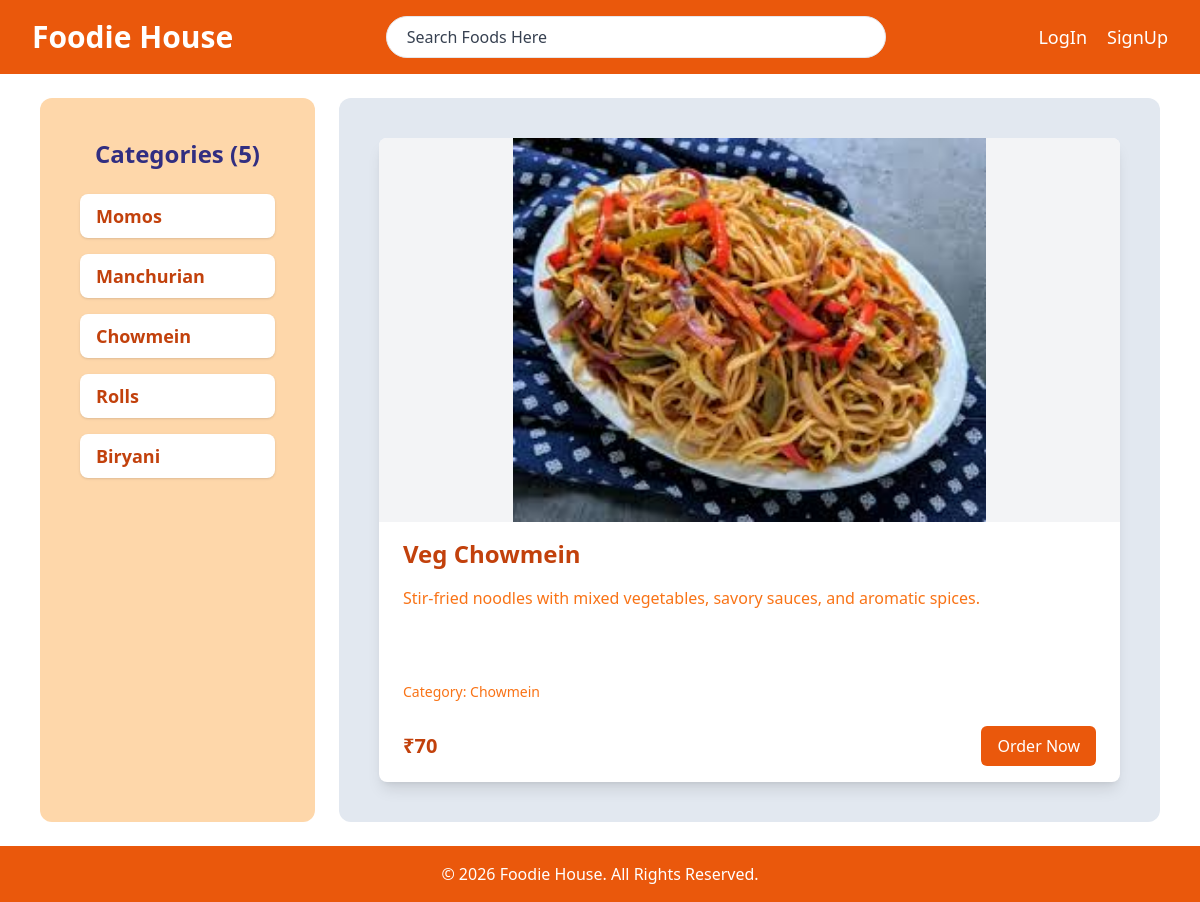
Page /products/3/ on the committed database.
### foodie/models.py (models this page shows, shortened)
class Category(models.Model):
    title = models.CharField(max_length=100)
    description = models.TextField()
    def __str__(self):
        return self.title

class Product(models.Model):
    image = models.ImageField(upload_to="images/")
    name = models.CharField(max_length=100)
    description = models.TextField()
    price = models.IntegerField()
    category = models.ForeignKey(Category, on_delete=models.CASCADE)

### foodie/views.py (the view)
# urls.py: path("products/<int:product_id>/", productView, name="viewProduct"),
def productView(request, product_id):
    data = {}
    data["product"] = Product.objects.get(id=product_id)
    data["categories"] = Category.objects.all()
    return render(request, "productView.html", data)

### foodie/templates/productView.html (shortened to what this page needs)
<!DOCTYPE html>
<html lang="en">
<head>
    <script src="https://cdn.tailwindcss.com"></script>
</head>
<body class="flex flex-col min-h-screen">
    {% include "header.html" %}
    <main class="flex flex-col md:flex-row flex-grow px-4 md:px-10 py-6 gap-6">
        <aside class="w-full md:w-3/12 bg-orange-200 p-5 md:p-10 rounded-lg md:rounded-xl">
            <h2 class="text-2xl font-semibold text-indigo-900 mb-6 text-center">
                Categories ({{ categories|length }})
            </h2>
            <div class="flex flex-col gap-3 md:gap-4">
                {% for category in categories %}
                <a href="#"
                   class="text-orange-700 font-semibold text-lg bg-white px-4 py-2 rounded-lg shadow hover:bg-gray-200 hover:text-black">
                    {{ category.title }}
                </a>
                {% endfor %}
            </div>
        </aside>
        <section class="w-full md:w-9/12 bg-slate-200 p-5 md:p-10 rounded-lg md:rounded-xl">
            <div class="bg-white rounded-lg shadow-lg overflow-hidden max-w-4xl mx-auto">
                <div class="flex items-center justify-center h-80 md:h-96 bg-gray-100">
                    <img src="{{ product.image.url }}" alt="{{ product.name }}" class="h-full object-contain">
                </div>
                <div class="px-6 py-4 flex flex-col gap-4">
                    <h1 class="text-orange-700 text-2xl font-bold">
                        {{ product.name }}
                    </h1>
                    <p class="text-orange-500 text-sm md:text-base h-20 overflow-hidden">
                        {{ product.description }}
                    </p>
                    <p class="text-orange-500 text-sm font-medium">
                        Category: {{ product.category }}
                    </p>
                    <div class="flex items-center justify-between mt-2">
                        <span class="text-orange-700 font-bold text-xl">
                            ₹{{ product.price }}
                        </span>
                        <button class="bg-orange-600 text-white px-4 py-2 rounded-md hover:bg-orange-700 transition">
                            Order Now
                        </button>
                    </div>
                </div>
            </div>
        </section>
    </main>
    {% include "footer.html" %}
</body>
</html>

### rows in the picture
Category: title "Momos"
Category: title "Manchurian"
Category: title "Chowmein"
Category: title "Rolls"
Category: title "Biryani"
Product: image (picture), name "Veg Chowmein", description "Stir-fried noodles with mixed vegetables, savory sauces, and aromatic spices.", category "Chowmein", price "70"

### other values in the picture
{{ categories|length }} "5"
